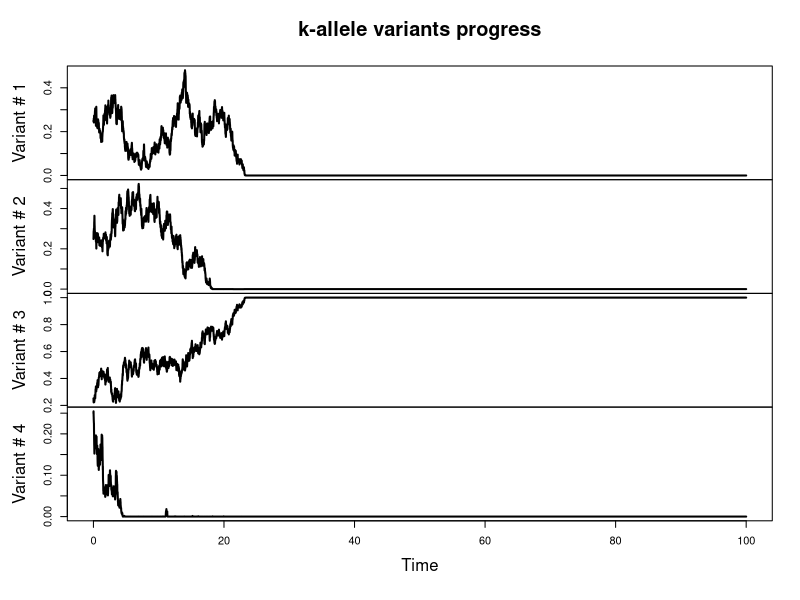
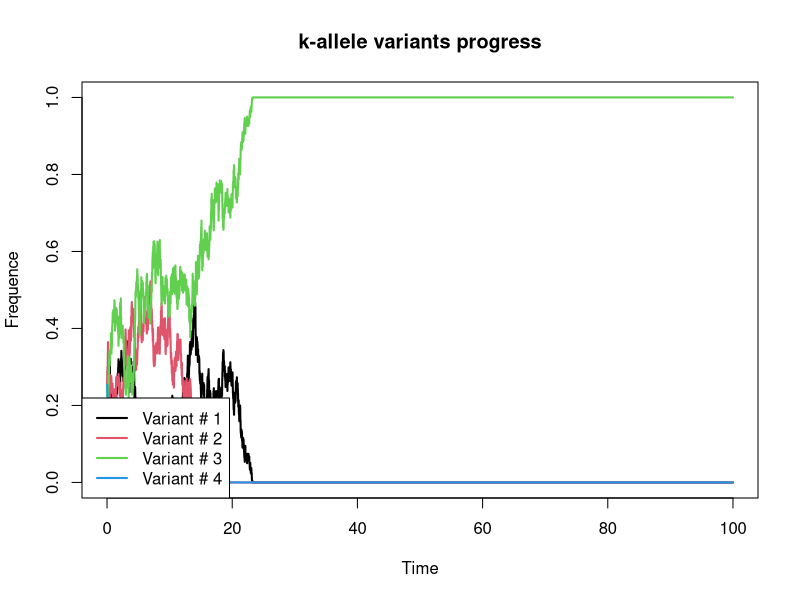

Here is the R script that generated these plots, in order:
#Euler Model
allele_freq<-function(k, Ne, tempo_sim, deltat){
      N<-round(tempo_sim/deltat)
      z<-matrix(NA, nrow=round(N)+1, ncol = k) 
      z[1,]<-rep(1/k,k)           #E(z(0))=1/k=z(0)
      ztilde<-z[, 1:(k-1)]        #z restriction
      #Ã generated as a time-dep hypermatrix,
      Atilde <- array(NA, dim = c(N, k-1, k-1))
      for (t in 1:N) {
        for (i in 1:(k-1)) {
          for (j in 1:(k-1)) {
            delta_ij <- ifelse(i == j, 1, 0)
            Atilde[t, i, j] <- (1 / (2 * Ne)) * ztilde[t, i] * (delta_ij - ztilde[t, j])
          }
        }
        #Writing the Euler model of the sde
        autov<-eigen(Atilde[t, , ], symmetric = TRUE)
        V_sqrt<-sqrt(pmax(autov$values, 0))  #Decomposizione spettrale invece di cholesky
        Q<-autov$vectors                     #ancora dubbi su valori negativi, come chol()
        
        L <- Q %*% diag(V_sqrt, nrow = k-1)
        dW <- rnorm(k - 1, mean = 0, sd = sqrt(deltat))
        ztilde[t+1, ] <- ztilde[t, ] + L %*% dW
        if(sum(ztilde[t+1,])>1){ztilde[t+1,]<-ztilde[t+1,]/sum(ztilde[t+1,])}
      }
      z[,1:(k-1)]<-ztilde
      for (h in 1:(N+1)) {
        z[h,k]<-pmax(1-sum(ztilde[h,]), 1e-8)
      }
      
      return(ts(z, start = 0, deltat = deltat))
}
set.seed(111)
K<-4
evoluzione<-allele_freq(k=K, Ne=10, tempo_sim = 100, deltat = 0.01)
colnames(evoluzione)<-paste("Variant #", 1:K)
#Plot 1 (each variant progression)
plot(evoluzione, col = 1:K, lwd=2,
     main = "k-allele variants progress",
     ylab = "Frequence", xlab = "Time")
#Plot 2 (multiprogression with legenda)
plot(evoluzione, plot.type = "single", col = 1:K, lwd=2,
     main = "k-allele variants progress",
     ylab = "Frequence", xlab = "Time")
legend("bottomleft",
       legend = colnames(evoluzione),
       col = 1:K,
       lwd = 2)
